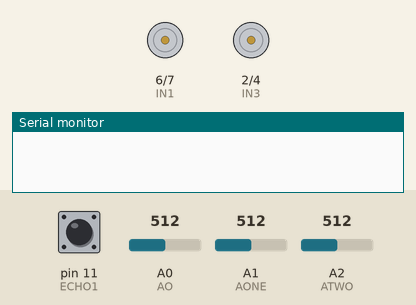
Recording of a sketch running on a simulated Arduino Uno, built with avr-gcc and run on an emulated ATmega328P. Shown: motor-driver pin pairs drawn as motors (green arrow = first pin HIGH = forward, orange = second pin HIGH = backward, longer = more drive, scaled by the enable pin), the last lines printed to the serial monitor. The inputs (shaded band) are chosen by the test bench; at power-on: pin 11 (ECHO1) LOW, A0 (AO) = 512, A1 (AONE) = 512, A2 (ATWO) = 512.

Above: at 5.8 s.
5.9 s: pin 11 (ECHO1) pulsed HIGH 2 times (0.12 s each, 0.3 s apart)
At 7.4 s:
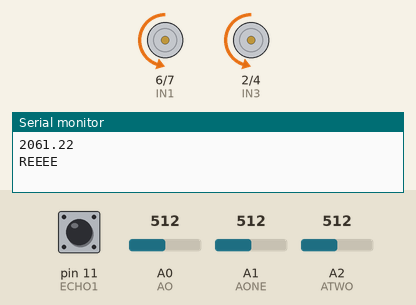
At 8.7 s:
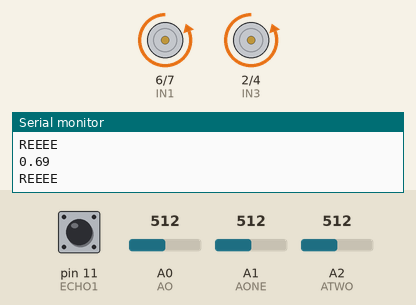
Timing chart, 0 to 15.4 s (numbered marks = the images above; inputs shaded):
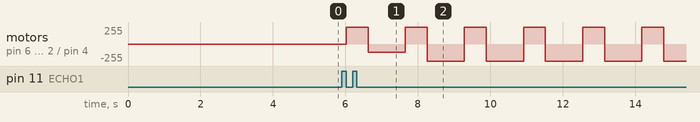

The sketch:

Sumo-Bot-Code.ino
```cpp
/*
 * By: Tanay Patel, Blake Stephenson
 * Feb 6, 2020
 *
 * Arduino Sumbot's Code for 2020 McMaster SumoBot Competition
 *
 */

void setup() {
  Serial.begin(9600);
}

//H-Bridge Control Pins
  int IN1 = 6;
  int IN2 = 7;
  int IN3 = 2;
  int IN4 = 4;
  int ENA = 3;
  int ENB = 5;
  int AO = A0;
  int AONE = A1;
  int ATWO = A2;

//Ultra-Sonic Sensor #1 Control
  int ECHO1 = 11;
  int TRIG1 = 10;

  int IRLIMITS = 150;
  int KillDistance = 15;
  int RegSpd = 120;

void loop() {
  //Setting Pin-Modes
  pinMode(IN1, OUTPUT);
  pinMode(IN2, OUTPUT);
  pinMode(IN3, OUTPUT);
  pinMode(IN4, OUTPUT);
  pinMode(ENA, OUTPUT);
  pinMode(ENB, OUTPUT);

  pinMode(ECHO1, INPUT);
  pinMode(TRIG1, OUTPUT);

  pinMode(AO, INPUT);
  pinMode(AONE, INPUT);
  pinMode(ATWO, INPUT);

  //Inital Robot Motor Movement.
  digitalWrite(IN1, LOW);
  digitalWrite(IN4, HIGH);
  digitalWrite(IN3, LOW);
  digitalWrite(IN2, HIGH);

  analogWrite(ENA, 0);
  analogWrite(ENB, 0);

  //Initial Delay
  delay(5000);


  while(true){
    float distance1 = getDistance(ECHO1, TRIG1);
    int speed1 = setMotorSpeed(distance1);

    //IR Sensors Input
    int Anal1 = analogRead(AO);
    int Anal2 = analogRead(AONE);
    int Anal3 = analogRead(ATWO);
    Anal1 = analogRead(AO);
    Anal2 = analogRead(AONE);
    Anal3 = analogRead(ATWO);
    Anal1 = analogRead(AO);
    Anal2 = analogRead(AONE);
    Anal3 = analogRead(ATWO);

    //Checks If The Bot Is Inside The Track or lifted up.
    bool OutsideBoundary = false;
    OutsideBoundary = InsideBoundaryLine(Anal1, Anal2);
    Serial.println(distance1);
    //Serial.println(Anal2);
    if(OutsideBoundary){
        ExecuteReversing();
        Serial.println("REEEE");
    }


    //Checks if bot sees enemy bot.
    if(distance1 < KillDistance){
      analogWrite(ENA, speed1);
      analogWrite(ENB, speed1);
    }
    else{
      analogWrite(ENA, RegSpd);
      analogWrite(ENB, RegSpd);
    }

    delay(5);
  }

}

//Returns Ultra Sonic Sensor reading in CM
float getDistance(int ECHO, int TRIG){

  pinMode(ECHO, INPUT);
  pinMode(TRIG, OUTPUT);

  //Ultra-Sonic Input
  digitalWrite(TRIG, LOW);
  delay(10);
  digitalWrite(TRIG, HIGH);
  delay(10);
  digitalWrite(TRIG, LOW);

  float duration = pulseIn(ECHO, HIGH);
  duration += 40;

  float distance = (duration/2) * 343.42 * 0.0001;

  return distance;
}


//Controls Motor Speeds
int setMotorSpeed(float distance){
  int spd = 0;

  if(distance < KillDistance){
    spd = 255;
    }
  else{
    spd = RegSpd;
    }
  return spd;
}


//Checks IR Sensor
float InsideBoundaryLine(int Anal1,int Anal2){
  bool Inside = false;
  if((Anal1 > IRLIMITS) or (Anal2 > IRLIMITS)){
     Inside = true;
  }
  return Inside;
}


//Reverseing Manouver
void ExecuteReversing(){
  digitalWrite(IN1, HIGH);
  digitalWrite(IN4, LOW);
  digitalWrite(IN3, HIGH);
  digitalWrite(IN2, LOW);

  delay(5);

  analogWrite(ENA, 255);
  analogWrite(ENB, 255);

  delay(600);

  digitalWrite(IN1, LOW);
  digitalWrite(IN4, HIGH);
  digitalWrite(IN3, LOW);
  digitalWrite(IN2, HIGH);
}
```
